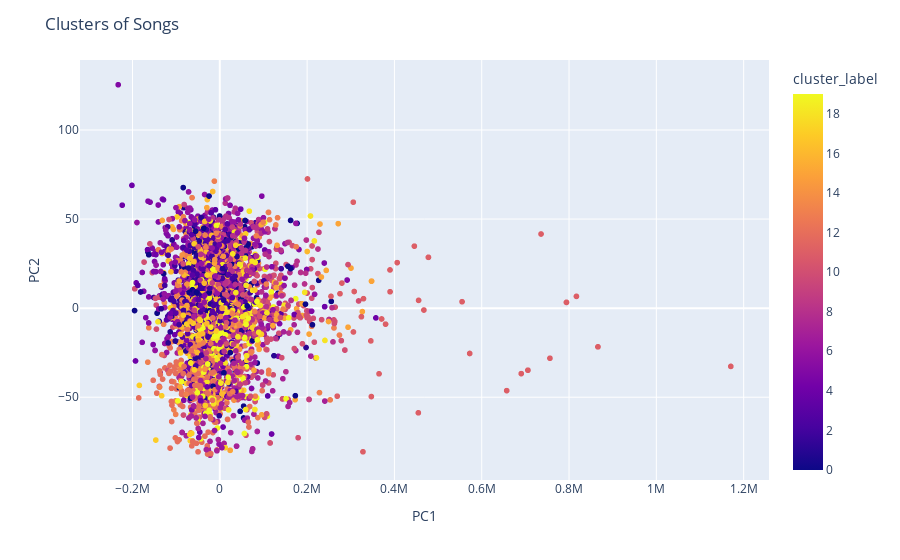

The code cell stored with this chart in its notebook:
### Code cell
# recommander une playlist à partir du nom d'une playliste.
def recommend_playlist_with_playlist(playlist_name, spotify_data, playlist_cluster_distribution):
    # Retrieve the songs in the given playlist
    playlist_songs = spotify_data[spotify_data['playlistname'] == playlist_name]
    
    # Get the cluster labels for the songs in the playlist
    playlist_cluster_labels = playlist_songs['cluster_label']
    
    # Calculate the distribution of clusters in the playlist
    playlist_cluster_dist = playlist_cluster_labels.value_counts().reindex(range(20), fill_value=0)
    
    closest_playlist = None
    closest_distance = float('inf')
    for playlist in playlist_cluster_distribution.index:
        # Get the distribution of clusters for the existing playlist
        existing_playlist_dist = playlist_cluster_distribution.loc[playlist].values
        
        # Calculate the distance between the distributions
        distance = euclidean(playlist_cluster_dist, existing_playlist_dist)
        
        print(f"Distance to {playlist}: {distance}")
        
        if distance < closest_distance and playlist != playlist_name:
            closest_distance = distance
            closest_playlist = playlist
    
    return closest_playlist


# recommander une playlist à partir d'une liste de chansons.
def recommend_playlist(song_list, spotify_data, playlist_cluster_distribution):
    
    song_clusters = spotify_data[spotify_data['trackname'].isin(song_list)]['cluster_label']
    
    song_cluster_dist = song_clusters.value_counts().reindex(range(20), fill_value=0)
    
    
    closest_playlist = None
    closest_distance = float('inf')
    for playlist in playlist_cluster_distribution.index:
        
        playlist_dist = playlist_cluster_distribution.loc[playlist].values
        distance = euclidean(song_cluster_dist, playlist_dist)
        
        print(f"Distance to {playlist}: {distance}")
        
        if distance < closest_distance:
            closest_distance = distance
            closest_playlist = playlist
    
    return closest_playlist


def visualize_clusters(spotify_data):
    pca = PCA(n_components=2)
    pca_result = pca.fit_transform(spotify_data[numeric_columns])
    pca_df = pd.DataFrame(data=pca_result, columns=['PC1', 'PC2'])
    pca_df['cluster_label'] = spotify_data['cluster_label']
    pca_df['name'] = spotify_data['trackname']
    pca_df['artists'] = spotify_data['artistname']
    
    fig = px.scatter(
        pca_df, 
        x='PC1', 
        y='PC2', 
        color='cluster_label', 
    )
    fig.update_layout(title='Clusters of Songs', xaxis_title='PC1', yaxis_title='PC2')
    fig.show()

visualize_clusters(spotify_data)

### Figure 1 — Plotly figure (JSON) as saved in the notebook; plotly's stock layout.template omitted (floating-point values rounded to 4 significant figures; data arrays with more than 128 entries replaced by an {"elided": "..."} marker saying what was removed)
{"data": [{"hovertemplate": "PC1=%{x}<br>PC2=%{y}<br>cluster_label=%{marker.color}<extra></extra>", "legendgroup": "", "marker": {"color": {"elided": "4484 int values"}, "coloraxis": "coloraxis", "symbol": "circle"}, "mode": "markers", "name": "", "showlegend": false, "type": "scattergl", "x": {"elided": "4484 float values"}, "xaxis": "x", "y": {"elided": "4484 float values"}, "yaxis": "y"}], "layout": {"coloraxis": {"colorbar": {"title": {"text": "cluster_label"}}, "colorscale": [[0, "#0d0887"], [0.1111, "#46039f"], [0.2222, "#7201a8"], [0.3333, "#9c179e"], [0.4444, "#bd3786"], [0.5556, "#d8576b"], [0.6667, "#ed7953"], [0.7778, "#fb9f3a"], [0.8889, "#fdca26"], [1, "#f0f921"]]}, "legend": {"tracegroupgap": 0}, "margin": {"t": 60}, "title": {"text": "Clusters of Songs"}, "xaxis": {"anchor": "y", "domain": [0, 1], "title": {"text": "PC1"}}, "yaxis": {"anchor": "x", "domain": [0, 1], "title": {"text": "PC2"}}}}
